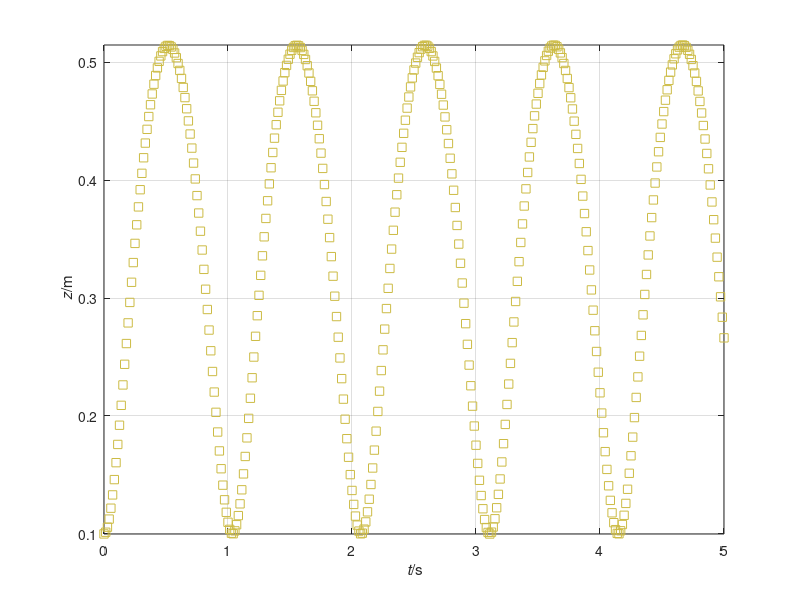

This figure's MATLAB source:
%%% Simulation of ideal gas & piston
%% Coordinates (t, z)

%% Constants
m = 20;             % kg: mass piston
g = 9.8;            % N/kg: gravitational acceleration
R = 8.31446261815;  % N m/(K mol): molar gas constant
N = 0.02;           % mol: amount of ideal gas
T = 298.15;         % K: temperature of ideal gas

%% Initial conditions, state: (z, v)
t = 0;    % s: time
z = 0.1;  % m: position piston
v = 0;    % m/s: velocity piston

%% Boundary conditions
G = -m * g;  % N: gravity supply piston

%% Parameters for time loop
t1 = 5;        % s: final time
dt = 0.00001;  % s: time step %@

%% Plotting
dtplot = t1/360;  % time interval between plots
tplot = dtplot;	  % time for next plot
clf
plot(t, z, 's', 'color', '#CCBB44')
xlabel('{\it t}/s'); ylabel('{\it z}/m')
hold on; axis('tight'); xlim([0, t1]); grid on %@

%% Numerical time integration
while t < t1
  %% constitutive relations
  P = m * v;
  F = R * N * T / z;

  %% balance laws
  t = t + dt;
  P = P + (F + G) * dt;
  z = z + v * dt;

  %% constitutive relations: new state variables
  v = P / m; %@

  %% plot
  if t > tplot
    plot(t, z, 's', 'color', '#CCBB44')
    pause(0)
    tplot = tplot + dtplot;
  end %@
end
